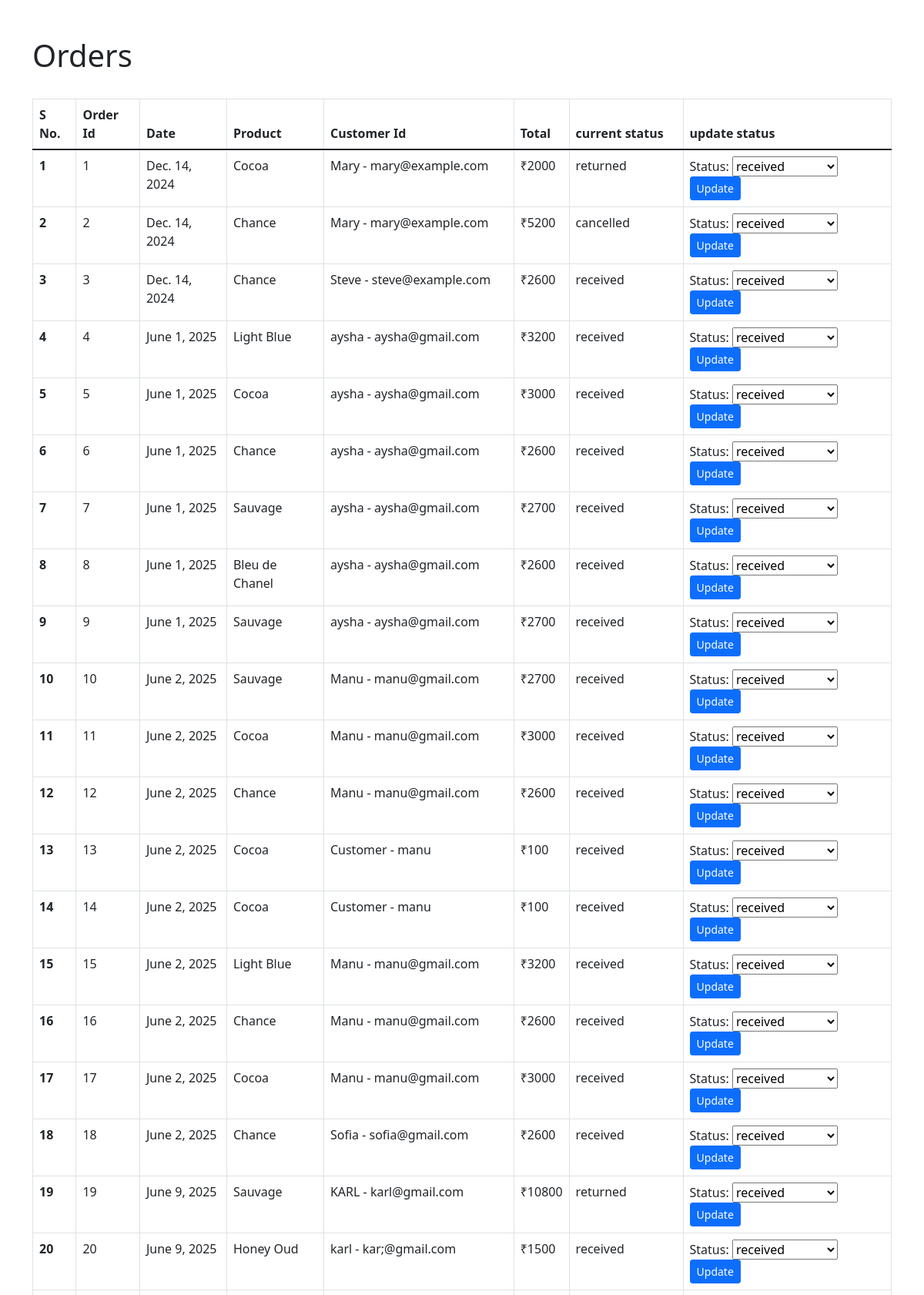
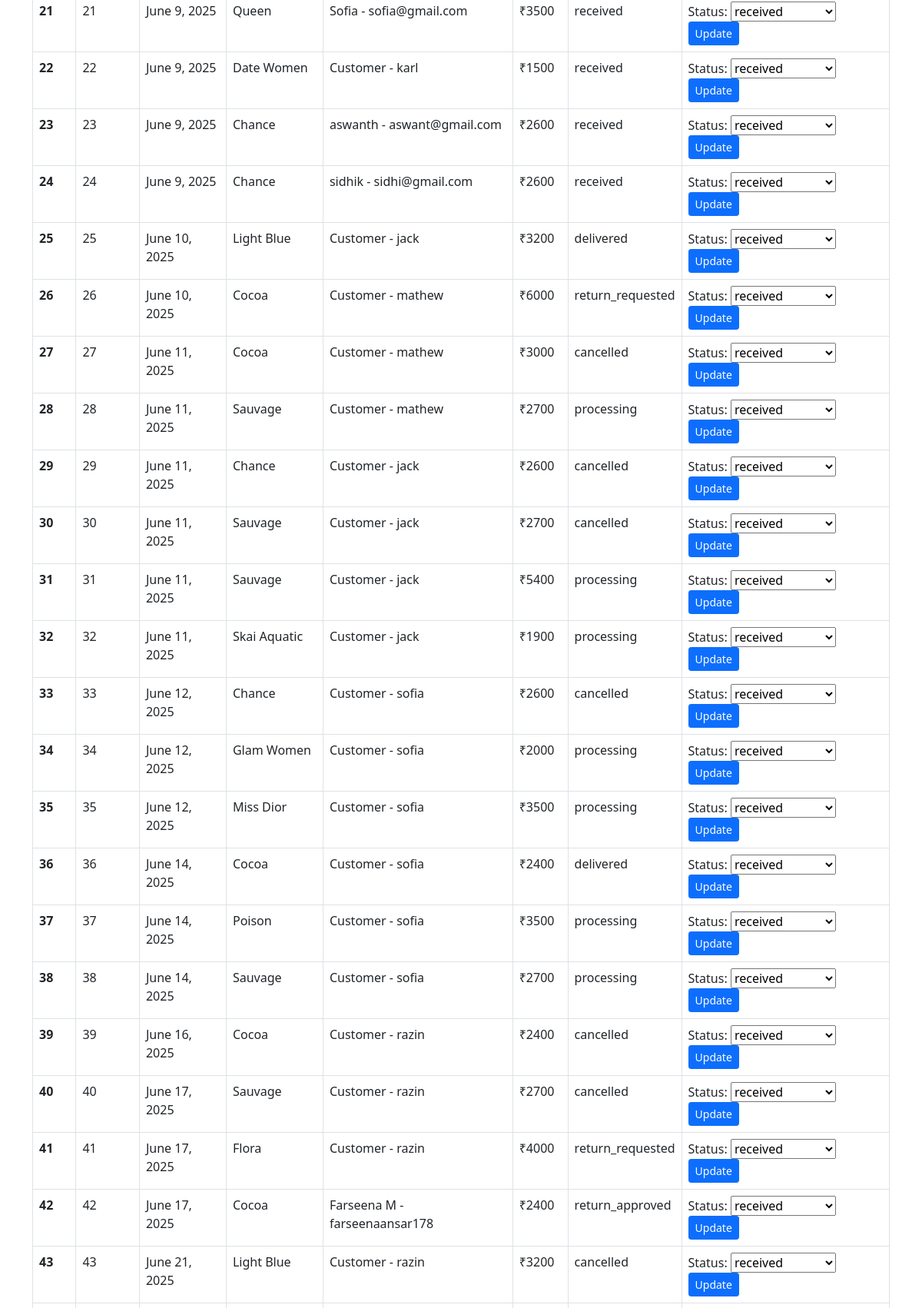
Screenshot of /ordermanage (upper part) with the database file from the repository (2 pictures, top to bottom).
### core/models/order.py (models this page shows, shortened)
class Order(models.Model):
    STATUS_CHOICES = [
        ('received', 'Received'),
        ('processing', 'Processing'),
        ('delivered', 'Delivered'),
        ('cancelled', 'Cancelled'),
        ('returned', 'Returned'),
    ]
    product = models.ForeignKey(Product, null = True, on_delete=models.CASCADE)
    customer = models.ForeignKey(Customer, null = True, on_delete=models.CASCADE)
    quantity = models.IntegerField(default=1)
    price = models.IntegerField(default=500)
    adress = models.CharField(max_length=50, default="", blank=True)
    phone = models.CharField(max_length=10, default="", blank=True)
    date = models.DateField(default=timezone.now)
    status = models.TextField(max_length=50, choices=STATUS_CHOICES, default="processing")
    rating = models.IntegerField(default=0, validators=[MinValueValidator(0),MaxValueValidator(5)])
    payment_id = models.CharField(max_length=100,null=True,blank=True)
    order_id = models.CharField(max_length=100,null=True,blank=True)
    coupon_discount = models.DecimalField(max_digits=10, decimal_places=2, default=0)
    created_at = models.DateTimeField(default=timezone.now)
    delivered_at = models.DateTimeField(null=True, blank=True)
    cancelled_at = models.DateTimeField(null=True, blank=True)
    cancel_reason = models.TextField(max_length=500, null=True, blank=True)
    @staticmethod
    def get_all_orders():
        return Order.objects.all()

### core/models/product.py (models this page shows, shortened)
class Product(models.Model):
    name = models.CharField(max_length=50)
    price = models.IntegerField(default=0)
    description = models.CharField(max_length=2000, blank=True)
    image = models.ImageField(upload_to="images/")
    category = models.ForeignKey(Category, db_column='type2', on_delete=models.CASCADE)
    rating = models.IntegerField(default=1, validators=[MinValueValidator(0),MaxValueValidator(5)])
    brand = models.CharField(max_length=50, default="")
    gender = models.CharField(max_length=50, default="")
    size = models.CharField(max_length=50, default="")
    stock = models.IntegerField(default=0)

### core/models/customer.py (models this page shows, shortened)
class Customer(models.Model):
    first_name = models.CharField(max_length=50, null=True)
    last_name = models.CharField(max_length=50, null=True)
    email = models.EmailField(null=True)
    phone = models.CharField(max_length=10, null=True)
    gender = models.CharField(max_length=10, default="", null=True)
    password = models.CharField(max_length=150, null=True)
    created_at = models.DateTimeField(auto_now_add=True, null = True)
    referral_code = models.CharField(max_length=10, unique=True, null=True, blank=True)
    referred_by = models.ForeignKey('self', on_delete=models.SET_NULL, null=True, blank=True, related_name='referrals')

### core/views/ordermanage.py (the view, shortened to what this page needs)
# urls.py: path("ordermanage", ordermanage.Ordermanage.as_view(), name="ordermanage"),
class Ordermanage(View):
    def get(self, request):
        orders = Order.get_all_orders()
        return render(request, "ordermanage.html", {"order":orders})

### core/templatetags/cart.py (called while the page is built)
@register.filter(name = "currency")
def currency(number):
    return "₹" + str(number)

@register.filter(name = "mul")
def mul(n1, n2):
    return n1 * n2

### core/templates/ordermanage.html (shortened to what this page needs)
<!DOCTYPE html>
<html lang="en">
<head>
    <link href="https://cdn.jsdelivr.net/npm/bootstrap@5.1.3/dist/css/bootstrap.min.css" rel="stylesheet">
</head>
<body>
    {% load cart %}
    <div class="container">
        <br><br>
        <h1>Orders</h1>
        <br>
          <table class="table table-hover table-bordered">
              <thead>
                  <tr>
                    <th scope="col">S No.</th>
                    <th scope="col">Order Id</th>
                    <th scope="col">Date</th>
                    <th scope="col">Product</th>
                    <th scope="col">Customer Id</th>
                    <th scope="col">Total</th>
                    <th scope="col"> current status</th>
                    <th scope="col">update status</th>
                  </tr>
                </thead>
                <tbody>
                  {% for o in order %}
                      <tr>
                          <th scope="row">{{forloop.counter}}</th>
                          <td>{{o.id}}</td>
                          <td>{{o.date}}</td>
                          <td>{{o.product.name}}</td>
                          <td>{{o.customer.first_name}} - {{o.customer.email}}</td>
                          <td>{{o.price|mul:o.quantity|currency}}</td>
                          <td>{{o.status}}</td>
                          <td><form action="/ordermanage" method="POST">
                              <label>Status:</label>
                              <select id="status" name="status">
                                <option value="received">received</option>
                              </select>
                              <button type="submit" class="btn btn-sm btn-primary">Update</button>
                          </form></td>
                      </tr>
                  {% endfor %}
                </tbody>
          </table>
    </div>
</body>
</html>

### rows the page displays
Order: id "1", date "Dec. 14, 2024", product.name "Cocoa", customer.first_name "Mary", customer.email "mary@example.com", price|mul "₹2000", status "returned"
Order: id "2", date "Dec. 14, 2024", product.name "Chance", customer.first_name "Mary", customer.email "mary@example.com", price|mul "₹5200", status "cancelled"
Order: id "3", date "Dec. 14, 2024", product.name "Chance", customer.first_name "Steve", customer.email "steve@example.com", price|mul "₹2600", status "received"
Order: id "4", date "June 1, 2025", product.name "Light Blue", customer.first_name "aysha", customer.email "aysha@gmail.com", price|mul "₹3200", status "received"
Order: id "5", date "June 1, 2025", product.name "Cocoa", customer.first_name "aysha", customer.email "aysha@gmail.com", price|mul "₹3000", status "received"
Order: id "6", date "June 1, 2025", product.name "Chance", customer.first_name "aysha", customer.email "aysha@gmail.com", price|mul "₹2600", status "received"
Order: id "7", date "June 1, 2025", product.name "Sauvage", customer.first_name "aysha", customer.email "aysha@gmail.com", price|mul "₹2700", status "received"
Order: id "8", date "June 1, 2025", product.name "Bleu de Chanel", customer.first_name "aysha", customer.email "aysha@gmail.com", price|mul "₹2600", status "received"
Order: id "9", date "June 1, 2025", product.name "Sauvage", customer.first_name "aysha", customer.email "aysha@gmail.com", price|mul "₹2700", status "received"
Order: id "10", date "June 2, 2025", product.name "Sauvage", customer.first_name "Manu", customer.email "manu@gmail.com", price|mul "₹2700", status "received"
Order: id "11", date "June 2, 2025", product.name "Cocoa", customer.first_name "Manu", customer.email "manu@gmail.com", price|mul "₹3000", status "received"
Order: id "12", date "June 2, 2025", product.name "Chance", customer.first_name "Manu", customer.email "manu@gmail.com", price|mul "₹2600", status "received"
Order: id "13", date "June 2, 2025", product.name "Cocoa", customer.first_name "Customer", customer.email "manu", price|mul "₹100", status "received"
Order: id "14", date "June 2, 2025", product.name "Cocoa", customer.first_name "Customer", customer.email "manu", price|mul "₹100", status "received"
Order: id "15", date "June 2, 2025", product.name "Light Blue", customer.first_name "Manu", customer.email "manu@gmail.com", price|mul "₹3200", status "received"
Order: id "16", date "June 2, 2025", product.name "Chance", customer.first_name "Manu", customer.email "manu@gmail.com", price|mul "₹2600", status "received"
Order: id "17", date "June 2, 2025", product.name "Cocoa", customer.first_name "Manu", customer.email "manu@gmail.com", price|mul "₹3000", status "received"
Order: id "18", date "June 2, 2025", product.name "Chance", customer.first_name "Sofia", customer.email "sofia@gmail.com", price|mul "₹2600", status "received"
Order: id "19", date "June 9, 2025", product.name "Sauvage", customer.first_name "KARL", customer.email "karl@gmail.com", price|mul "₹10800", status "returned"
Order: id "20", date "June 9, 2025", product.name "Honey Oud", customer.first_name "karl", customer.email "kar;@gmail.com", price|mul "₹1500", status "received"
Order: id "21", date "June 9, 2025", product.name "Queen", customer.first_name "Sofia", customer.email "sofia@gmail.com", price|mul "₹3500", status "received"
Order: id "22", date "June 9, 2025", product.name "Date Women", customer.first_name "Customer", customer.email "karl", price|mul "₹1500", status "received"
Order: id "23", date "June 9, 2025", product.name "Chance", customer.first_name "aswanth", customer.email "aswant@gmail.com", price|mul "₹2600", status "received"
Order: id "24", date "June 9, 2025", product.name "Chance", customer.first_name "sidhik", customer.email "sidhi@gmail.com", price|mul "₹2600", status "received"
Order: id "25", date "June 10, 2025", product.name "Light Blue", customer.first_name "Customer", customer.email "jack", price|mul "₹3200", status "delivered"
Order: id "26", date "June 10, 2025", product.name "Cocoa", customer.first_name "Customer", customer.email "mathew", price|mul "₹6000", status "return_requested"
Order: id "27", date "June 11, 2025", product.name "Cocoa", customer.first_name "Customer", customer.email "mathew", price|mul "₹3000", status "cancelled"
Order: id "28", date "June 11, 2025", product.name "Sauvage", customer.first_name "Customer", customer.email "mathew", price|mul "₹2700", status "processing"
Order: id "29", date "June 11, 2025", product.name "Chance", customer.first_name "Customer", customer.email "jack", price|mul "₹2600", status "cancelled"
Order: id "30", date "June 11, 2025", product.name "Sauvage", customer.first_name "Customer", customer.email "jack", price|mul "₹2700", status "cancelled"
Order: id "31", date "June 11, 2025", product.name "Sauvage", customer.first_name "Customer", customer.email "jack", price|mul "₹5400", status "processing"
Order: id "32", date "June 11, 2025", product.name "Skai Aquatic", customer.first_name "Customer", customer.email "jack", price|mul "₹1900", status "processing"
Order: id "33", date "June 12, 2025", product.name "Chance", customer.first_name "Customer", customer.email "sofia", price|mul "₹2600", status "cancelled"
Order: id "34", date "June 12, 2025", product.name "Glam Women", customer.first_name "Customer", customer.email "sofia", price|mul "₹2000", status "processing"
Order: id "35", date "June 12, 2025", product.name "Miss Dior", customer.first_name "Customer", customer.email "sofia", price|mul "₹3500", status "processing"
Order: id "36", date "June 14, 2025", product.name "Cocoa", customer.first_name "Customer", customer.email "sofia", price|mul "₹2400", status "delivered"
Order: id "37", date "June 14, 2025", product.name "Poison", customer.first_name "Customer", customer.email "sofia", price|mul "₹3500", status "processing"
Order: id "38", date "June 14, 2025", product.name "Sauvage", customer.first_name "Customer", customer.email "sofia", price|mul "₹2700", status "processing"
Order: id "39", date "June 16, 2025", product.name "Cocoa", customer.first_name "Customer", customer.email "razin", price|mul "₹2400", status "cancelled"
Order: id "40", date "June 17, 2025", product.name "Sauvage", customer.first_name "Customer", customer.email "razin", price|mul "₹2700", status "cancelled"
Order: id "41", date "June 17, 2025", product.name "Flora", customer.first_name "Customer", customer.email "razin", price|mul "₹4000", status "return_requested"
Order: id "42", date "June 17, 2025", product.name "Cocoa", customer.first_name "Farseena M", customer.email "farseenaansar178", price|mul "₹2400", status "return_approved"
Order: id "43", date "June 21, 2025", product.name "Light Blue", customer.first_name "Customer", customer.email "razin", price|mul "₹3200", status "cancelled"
